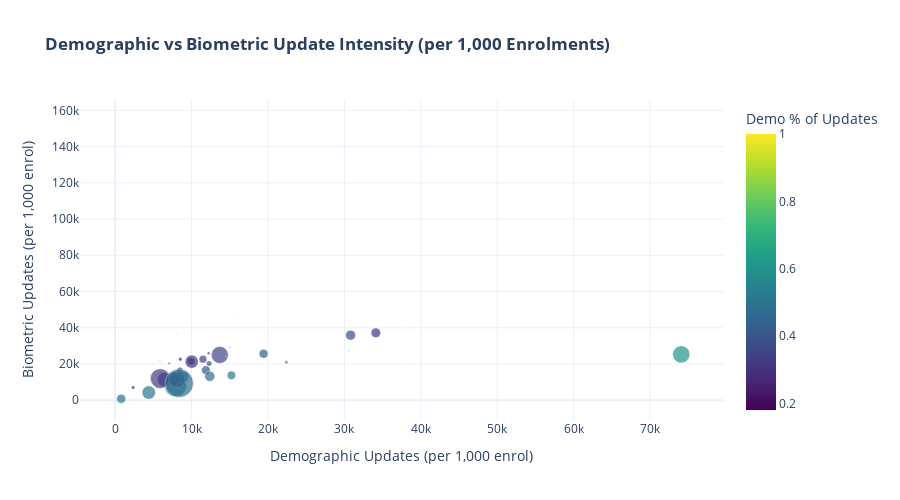

Source (notebook cell):
### Code cell
# 5.4 Demographic vs Biometric Update Intensity Scatter
state_panel_viz = state_panel.copy()
state_panel_viz["demo_share"] = state_panel_viz["total_demo_updates"] / (
    state_panel_viz["total_demo_updates"] + state_panel_viz["total_bio_updates"]
)

fig4 = px.scatter(
    state_panel_viz,
    x="demo_updates_per_1000_enrol", y="bio_updates_per_1000_enrol",
    size="total_enrol", color="demo_share",
    hover_name="state", hover_data=["total_enrol", "total_demo_updates", "total_bio_updates"],
    title="<b>Demographic vs Biometric Update Intensity (per 1,000 Enrolments)</b>",
    labels={
        "demo_updates_per_1000_enrol": "Demographic Updates (per 1,000 enrol)",
        "bio_updates_per_1000_enrol": "Biometric Updates (per 1,000 enrol)",
        "demo_share": "Demo % of Updates"
    },
    template="plotly_white", height=500,
    color_continuous_scale="Viridis"
)
fig4.update_traces(marker=dict(line=dict(width=0.5, color="white")))
fig4.show()

print(f"\nTop 5 by Demographic Update Intensity:")
print(state_panel.nlargest(5, "demo_updates_per_1000_enrol")[["state", "demo_updates_per_1000_enrol", "total_enrol"]])
print(f"\nTop 5 by Biometric Update Intensity:")
print(state_panel.nlargest(5, "bio_updates_per_1000_enrol")[["state", "bio_updates_per_1000_enrol", "total_enrol"]])

### Figure 1 — Plotly figure (JSON) as saved in the notebook; plotly's stock layout.template omitted (floating-point values rounded to 4 significant figures; data arrays with more than 128 entries replaced by an {"elided": "..."} marker saying what was removed)
{"data": [{"customdata": {"elided": "47x3 float values"}, "hovertemplate": "<b>%{hovertext}</b><br><br>Demographic Updates (per 1,000 enrol)=%{x}<br>Biometric Updates (per 1,000 enrol)=%{y}<br>total_enrol=%{customdata[0]}<br>total_demo_updates=%{customdata[1]}<br>total_bio_updates=%{customdata[2]}<br>Demo % of Updates=%{marker.color}<extra></extra>", "hovertext": ["100000", "Andaman & Nicobar Islands", "Andaman And Nicobar Islands", "Andhra Pradesh", "Arunachal Pradesh", "Assam", "Bihar", "Chandigarh", "Chhattisgarh", "Dadra & Nagar Haveli", "Dadra And Nagar Haveli", "Dadra And Nagar Haveli And Daman And Diu", "Daman And Diu", "Delhi", "Goa", "Gujarat", "Haryana", "Himachal Pradesh", "Jammu & Kashmir", "Jammu And Kashmir", "Jharkhand", "Karnataka", "Kerala", "Ladakh", "Lakshadweep", "Madhya Pradesh", "Maharashtra", "Manipur", "Meghalaya", "Mizoram", "Nagaland", "Odisha", "Orissa", "Pondicherry", "Puducherry", "Punjab", "Rajasthan", "Sikkim", "Tamil Nadu", "Telangana", "The Dadra And Nagar Haveli And Daman And Diu", "Tripura", "Uttar Pradesh", "Uttarakhand", "West  Bengal", "West Bangal", "West Bengal"], "legendgroup": "", "marker": {"color": [1.0, 0.3076, 0.2525, 0.3819, 0.3348, 0.5075, 0.4957, 0.5281, 0.4309, 0.2982, 0.1813, 0.5963, 0.1971, 0.5245, 0.3393, 0.3634, 0.4162, 0.2736, 0.4982, 0.3395, 0.4088, 0.3914, 0.3164, 0.4988, 0.1961, 0.3296, 0.3539, 0.5162, 0.4993, 0.2583, 0.2513, 0.3107, 0.3166, 0.2128, 0.3742, 0.3364, 0.4136, 0.4713, 0.3201, 0.484, NaN, 0.3208, 0.4714, 0.3774, 0.7926, 0.7441, 0.6054], "coloraxis": "coloraxis", "line": {"color": "white", "width": 0.5}, "size": [218, 114, 397, 127686, 4344, 230197, 609585, 2723, 103219, 25, 744, 173, 141, 94529, 2333, 280549, 98252, 17486, 155, 48941, 157539, 223235, 75002, 617, 203, 493970, 369139, 13456, 109771, 5926, 15587, 118838, 4149, 1272, 1745, 76746, 348458, 2207, 220789, 131574, 716, 11285, 1018629, 37698, 15, 10, 375315], "sizemode": "area", "sizeref": 2547.0, "symbol": "circle"}, "mode": "markers", "name": "", "orientation": "v", "showlegend": false, "type": "scatter", "x": [9.132, 9209.0, 15550.0, 30810.0, 8387.0, 4399.0, 7898.0, 30600.0, 19430.0, 9038.0, 8098.0, 21490.0, 42100.0, 15220.0, 15050.0, 6503.0, 11870.0, 8533.0, 2731.0, 8476.0, 8894.0, 7594.0, 9932.0, 9280.0, 5765.0, 5897.0, 13690.0, 22410.0, 796.0, 7070.0, 2360.0, 34120.0, 6930.0, 5859.0, 14490.0, 11490.0, 8086.0, 9212.0, 10020.0, 12390.0, 0.0, 12230.0, 8386.0, 12300.0, 6688.0, 14270.0, 74090.0], "xaxis": "x", "y": [0.0, 20730.0, 46020.0, 35930.0, 16660.0, 4269.0, 8034.0, 27340.0, 25660.0, 21270.0, 36560.0, 14550.0, 155200.0, 13800.0, 29300.0, 11390.0, 16650.0, 22660.0, 2750.0, 16490.0, 12860.0, 11810.0, 21460.0, 9325.0, 23630.0, 11990.0, 24990.0, 21000.0, 798.3, 20300.0, 7031.0, 37220.0, 14960.0, 21670.0, 24240.0, 22670.0, 11460.0, 10340.0, 21280.0, 13210.0, 0.0, 25890.0, 9403.0, 20290.0, 1750.0, 4909.0, 25340.0], "yaxis": "y"}], "layout": {"coloraxis": {"colorbar": {"title": {"text": "Demo % of Updates"}}, "colorscale": [[0, "#440154"], [0.1111, "#482878"], [0.2222, "#3e4989"], [0.3333, "#31688e"], [0.4444, "#26828e"], [0.5556, "#1f9e89"], [0.6667, "#35b779"], [0.7778, "#6ece58"], [0.8889, "#b5de2b"], [1, "#fde725"]]}, "height": 500, "legend": {"itemsizing": "constant", "tracegroupgap": 0}, "title": {"text": "<b>Demographic vs Biometric Update Intensity (per 1,000 Enrolments)</b>"}, "xaxis": {"anchor": "y", "domain": [0, 1], "title": {"text": "Demographic Updates (per 1,000 enrol)"}}, "yaxis": {"anchor": "x", "domain": [0, 1], "title": {"text": "Biometric Updates (per 1,000 enrol)"}}}}
